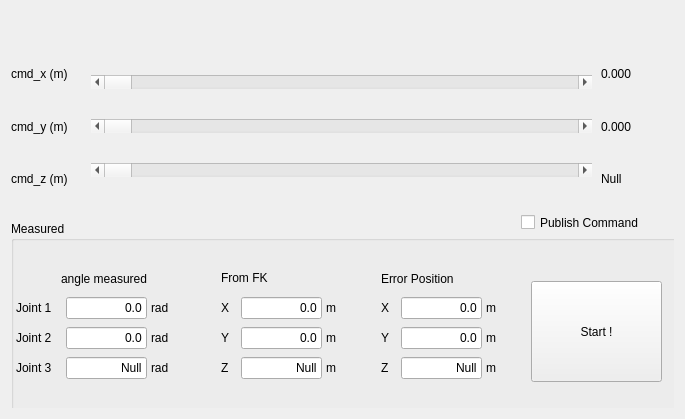
<?xml version="1.0" encoding="UTF-8"?>
<ui version="4.0">
 <class>MyPluginWidget</class>
 <widget class="QWidget" name="MyPluginWidget">
  <property name="geometry">
   <rect>
    <x>0</x>
    <y>0</y>
    <width>685</width>
    <height>419</height>
   </rect>
  </property>
  <property name="sizePolicy">
   <sizepolicy hsizetype="Preferred" vsizetype="Preferred">
    <horstretch>0</horstretch>
    <verstretch>0</verstretch>
   </sizepolicy>
  </property>
  <property name="windowTitle">
   <string>Form</string>
  </property>
  <layout class="QHBoxLayout" name="horizontalLayout_4">
   <item>
    <widget class="QWidget" name="widget" native="true">
     <widget class="QWidget" name="widget_2" native="true">
      <property name="geometry">
       <rect>
        <x>0</x>
        <y>30</y>
        <width>671</width>
        <height>381</height>
       </rect>
      </property>
      <widget class="QWidget" name="gridLayoutWidget">
       <property name="geometry">
        <rect>
         <x>0</x>
         <y>10</y>
         <width>89</width>
         <height>151</height>
        </rect>
       </property>
       <layout class="QGridLayout" name="Cmd_">
        <item row="0" column="0">
         <widget class="QLabel" name="cmd_x">
          <property name="text">
           <string>cmd_x (m)</string>
          </property>
         </widget>
        </item>
        <item row="1" column="0">
         <widget class="QLabel" name="cmd_y">
          <property name="text">
           <string>cmd_y (m)</string>
          </property>
         </widget>
        </item>
        <item row="2" column="0">
         <widget class="QLabel" name="cmd_z">
          <property name="text">
           <string>cmd_z (m)</string>
          </property>
         </widget>
        </item>
       </layout>
      </widget>
      <widget class="QWidget" name="gridLayoutWidget_2">
       <property name="geometry">
        <rect>
         <x>80</x>
         <y>10</y>
         <width>501</width>
         <height>151</height>
        </rect>
       </property>
       <layout class="QGridLayout" name="cmd_QScroll">
        <item row="1" column="0">
         <widget class="QScrollBar" name="qsc_y">
          <property name="maximum">
           <number>10000000</number>
          </property>
          <property name="singleStep">
           <number>1</number>
          </property>
          <property name="value">
           <number>0</number>
          </property>
          <property name="sliderPosition">
           <number>0</number>
          </property>
          <property name="orientation">
           <enum>Qt::Horizontal</enum>
          </property>
         </widget>
        </item>
        <item row="0" column="0">
         <widget class="QScrollBar" name="qsc_x">
          <property name="minimum">
           <number>0</number>
          </property>
          <property name="maximum">
           <number>10000000</number>
          </property>
          <property name="value">
           <number>0</number>
          </property>
          <property name="sliderPosition">
           <number>0</number>
          </property>
          <property name="orientation">
           <enum>Qt::Horizontal</enum>
          </property>
         </widget>
        </item>
        <item row="2" column="0">
         <widget class="QScrollBar" name="qsc_z">
          <property name="minimum">
           <number>0</number>
          </property>
          <property name="maximum">
           <number>10000000</number>
          </property>
          <property name="value">
           <number>0</number>
          </property>
          <property name="orientation">
           <enum>Qt::Horizontal</enum>
          </property>
         </widget>
        </item>
       </layout>
      </widget>
      <widget class="QGroupBox" name="GroupBox_Measured">
       <property name="geometry">
        <rect>
         <x>0</x>
         <y>180</y>
         <width>671</width>
         <height>191</height>
        </rect>
       </property>
       <property name="title">
        <string>Measured</string>
       </property>
       <widget class="QLabel" name="FK_x">
        <property name="geometry">
         <rect>
          <x>210</x>
          <y>80</y>
          <width>59</width>
          <height>14</height>
         </rect>
        </property>
        <property name="text">
         <string>X</string>
        </property>
       </widget>
       <widget class="QLineEdit" name="txt_joint1">
        <property name="enabled">
         <bool>true</bool>
        </property>
        <property name="geometry">
         <rect>
          <x>55</x>
          <y>76</y>
          <width>81</width>
          <height>22</height>
         </rect>
        </property>
        <property name="layoutDirection">
         <enum>Qt::LeftToRight</enum>
        </property>
        <property name="text">
         <string>0.0</string>
        </property>
        <property name="alignment">
         <set>Qt::AlignRight|Qt::AlignTrailing|Qt::AlignVCenter</set>
        </property>
        <property name="readOnly">
         <bool>true</bool>
        </property>
       </widget>
       <widget class="QLabel" name="rad3">
        <property name="geometry">
         <rect>
          <x>140</x>
          <y>140</y>
          <width>59</width>
          <height>14</height>
         </rect>
        </property>
        <property name="text">
         <string>rad</string>
        </property>
       </widget>
       <widget class="QLineEdit" name="txt_joint2">
        <property name="enabled">
         <bool>true</bool>
        </property>
        <property name="geometry">
         <rect>
          <x>55</x>
          <y>106</y>
          <width>81</width>
          <height>22</height>
         </rect>
        </property>
        <property name="layoutDirection">
         <enum>Qt::LeftToRight</enum>
        </property>
        <property name="text">
         <string>0.0</string>
        </property>
        <property name="alignment">
         <set>Qt::AlignRight|Qt::AlignTrailing|Qt::AlignVCenter</set>
        </property>
        <property name="readOnly">
         <bool>true</bool>
        </property>
       </widget>
       <widget class="QLabel" name="FK_ym">
        <property name="geometry">
         <rect>
          <x>315</x>
          <y>110</y>
          <width>59</width>
          <height>14</height>
         </rect>
        </property>
        <property name="text">
         <string>m</string>
        </property>
       </widget>
       <widget class="QLabel" name="rad2">
        <property name="geometry">
         <rect>
          <x>140</x>
          <y>110</y>
          <width>59</width>
          <height>14</height>
         </rect>
        </property>
        <property name="text">
         <string>rad</string>
        </property>
       </widget>
       <widget class="QLabel" name="label_24">
        <property name="geometry">
         <rect>
          <x>5</x>
          <y>140</y>
          <width>59</width>
          <height>14</height>
         </rect>
        </property>
        <property name="text">
         <string>Joint 3</string>
        </property>
       </widget>
       <widget class="QLabel" name="Joint1">
        <property name="geometry">
         <rect>
          <x>5</x>
          <y>80</y>
          <width>59</width>
          <height>14</height>
         </rect>
        </property>
        <property name="text">
         <string>Joint 1</string>
        </property>
       </widget>
       <widget class="QLabel" name="rad1">
        <property name="geometry">
         <rect>
          <x>140</x>
          <y>80</y>
          <width>59</width>
          <height>14</height>
         </rect>
        </property>
        <property name="text">
         <string>rad</string>
        </property>
       </widget>
       <widget class="QLineEdit" name="txt_joint3">
        <property name="enabled">
         <bool>true</bool>
        </property>
        <property name="geometry">
         <rect>
          <x>55</x>
          <y>136</y>
          <width>81</width>
          <height>22</height>
         </rect>
        </property>
        <property name="layoutDirection">
         <enum>Qt::LeftToRight</enum>
        </property>
        <property name="text">
         <string>Null</string>
        </property>
        <property name="alignment">
         <set>Qt::AlignRight|Qt::AlignTrailing|Qt::AlignVCenter</set>
        </property>
        <property name="readOnly">
         <bool>true</bool>
        </property>
       </widget>
       <widget class="QLabel" name="label_26">
        <property name="geometry">
         <rect>
          <x>210</x>
          <y>110</y>
          <width>59</width>
          <height>14</height>
         </rect>
        </property>
        <property name="text">
         <string>Y</string>
        </property>
       </widget>
       <widget class="QLabel" name="FK_xm">
        <property name="geometry">
         <rect>
          <x>315</x>
          <y>80</y>
          <width>59</width>
          <height>14</height>
         </rect>
        </property>
        <property name="text">
         <string>m</string>
        </property>
       </widget>
       <widget class="QLabel" name="Joint2">
        <property name="geometry">
         <rect>
          <x>5</x>
          <y>110</y>
          <width>59</width>
          <height>14</height>
         </rect>
        </property>
        <property name="text">
         <string>Joint 2</string>
        </property>
       </widget>
       <widget class="QLineEdit" name="txt_FK_z">
        <property name="enabled">
         <bool>true</bool>
        </property>
        <property name="geometry">
         <rect>
          <x>230</x>
          <y>136</y>
          <width>81</width>
          <height>22</height>
         </rect>
        </property>
        <property name="layoutDirection">
         <enum>Qt::LeftToRight</enum>
        </property>
        <property name="text">
         <string>Null</string>
        </property>
        <property name="alignment">
         <set>Qt::AlignRight|Qt::AlignTrailing|Qt::AlignVCenter</set>
        </property>
        <property name="readOnly">
         <bool>true</bool>
        </property>
       </widget>
       <widget class="QLabel" name="FK_zm">
        <property name="geometry">
         <rect>
          <x>315</x>
          <y>140</y>
          <width>59</width>
          <height>14</height>
         </rect>
        </property>
        <property name="text">
         <string>m</string>
        </property>
       </widget>
       <widget class="QLineEdit" name="txt_FK_y">
        <property name="enabled">
         <bool>true</bool>
        </property>
        <property name="geometry">
         <rect>
          <x>230</x>
          <y>106</y>
          <width>81</width>
          <height>22</height>
         </rect>
        </property>
        <property name="layoutDirection">
         <enum>Qt::LeftToRight</enum>
        </property>
        <property name="text">
         <string>0.0</string>
        </property>
        <property name="alignment">
         <set>Qt::AlignRight|Qt::AlignTrailing|Qt::AlignVCenter</set>
        </property>
        <property name="readOnly">
         <bool>true</bool>
        </property>
       </widget>
       <widget class="QLabel" name="FK_z">
        <property name="geometry">
         <rect>
          <x>210</x>
          <y>140</y>
          <width>59</width>
          <height>14</height>
         </rect>
        </property>
        <property name="text">
         <string>Z</string>
        </property>
       </widget>
       <widget class="QLineEdit" name="txt_FK_x">
        <property name="enabled">
         <bool>true</bool>
        </property>
        <property name="geometry">
         <rect>
          <x>230</x>
          <y>76</y>
          <width>81</width>
          <height>22</height>
         </rect>
        </property>
        <property name="layoutDirection">
         <enum>Qt::LeftToRight</enum>
        </property>
        <property name="text">
         <string>0.0</string>
        </property>
        <property name="alignment">
         <set>Qt::AlignRight|Qt::AlignTrailing|Qt::AlignVCenter</set>
        </property>
        <property name="readOnly">
         <bool>true</bool>
        </property>
       </widget>
       <widget class="QLineEdit" name="txt_Error_y">
        <property name="enabled">
         <bool>true</bool>
        </property>
        <property name="geometry">
         <rect>
          <x>390</x>
          <y>106</y>
          <width>81</width>
          <height>22</height>
         </rect>
        </property>
        <property name="layoutDirection">
         <enum>Qt::LeftToRight</enum>
        </property>
        <property name="text">
         <string>0.0</string>
        </property>
        <property name="alignment">
         <set>Qt::AlignRight|Qt::AlignTrailing|Qt::AlignVCenter</set>
        </property>
        <property name="readOnly">
         <bool>true</bool>
        </property>
       </widget>
       <widget class="QLabel" name="label_30">
        <property name="geometry">
         <rect>
          <x>475</x>
          <y>80</y>
          <width>59</width>
          <height>14</height>
         </rect>
        </property>
        <property name="text">
         <string>m</string>
        </property>
       </widget>
       <widget class="QLabel" name="label_9">
        <property name="geometry">
         <rect>
          <x>370</x>
          <y>110</y>
          <width>59</width>
          <height>14</height>
         </rect>
        </property>
        <property name="text">
         <string>Y</string>
        </property>
       </widget>
       <widget class="QLineEdit" name="txt_Error_x">
        <property name="enabled">
         <bool>true</bool>
        </property>
        <property name="geometry">
         <rect>
          <x>390</x>
          <y>76</y>
          <width>81</width>
          <height>22</height>
         </rect>
        </property>
        <property name="layoutDirection">
         <enum>Qt::LeftToRight</enum>
        </property>
        <property name="text">
         <string>0.0</string>
        </property>
        <property name="alignment">
         <set>Qt::AlignRight|Qt::AlignTrailing|Qt::AlignVCenter</set>
        </property>
        <property name="readOnly">
         <bool>true</bool>
        </property>
       </widget>
       <widget class="QLabel" name="label_29">
        <property name="geometry">
         <rect>
          <x>475</x>
          <y>110</y>
          <width>59</width>
          <height>14</height>
         </rect>
        </property>
        <property name="text">
         <string>m</string>
        </property>
       </widget>
       <widget class="QLabel" name="label_8">
        <property name="geometry">
         <rect>
          <x>370</x>
          <y>140</y>
          <width>59</width>
          <height>14</height>
         </rect>
        </property>
        <property name="text">
         <string>Z</string>
        </property>
       </widget>
       <widget class="QLineEdit" name="txt_Error_z">
        <property name="enabled">
         <bool>true</bool>
        </property>
        <property name="geometry">
         <rect>
          <x>390</x>
          <y>136</y>
          <width>81</width>
          <height>22</height>
         </rect>
        </property>
        <property name="layoutDirection">
         <enum>Qt::LeftToRight</enum>
        </property>
        <property name="text">
         <string>Null</string>
        </property>
        <property name="alignment">
         <set>Qt::AlignRight|Qt::AlignTrailing|Qt::AlignVCenter</set>
        </property>
        <property name="readOnly">
         <bool>true</bool>
        </property>
       </widget>
       <widget class="QLabel" name="label_28">
        <property name="geometry">
         <rect>
          <x>475</x>
          <y>140</y>
          <width>59</width>
          <height>14</height>
         </rect>
        </property>
        <property name="text">
         <string>m</string>
        </property>
       </widget>
       <widget class="QLabel" name="lbl_x">
        <property name="geometry">
         <rect>
          <x>370</x>
          <y>80</y>
          <width>59</width>
          <height>14</height>
         </rect>
        </property>
        <property name="text">
         <string>X</string>
        </property>
       </widget>
       <widget class="QLabel" name="label_27">
        <property name="geometry">
         <rect>
          <x>210</x>
          <y>50</y>
          <width>59</width>
          <height>14</height>
         </rect>
        </property>
        <property name="text">
         <string>From FK</string>
        </property>
       </widget>
       <widget class="QLabel" name="label_31">
        <property name="geometry">
         <rect>
          <x>370</x>
          <y>50</y>
          <width>111</width>
          <height>16</height>
         </rect>
        </property>
        <property name="text">
         <string>Error Position</string>
        </property>
       </widget>
       <widget class="QPushButton" name="btn_Start">
        <property name="geometry">
         <rect>
          <x>520</x>
          <y>60</y>
          <width>131</width>
          <height>101</height>
         </rect>
        </property>
        <property name="text">
         <string>Start !</string>
        </property>
        <property name="checkable">
         <bool>true</bool>
        </property>
       </widget>
       <widget class="QLabel" name="label_32">
        <property name="geometry">
         <rect>
          <x>50</x>
          <y>50</y>
          <width>121</width>
          <height>16</height>
         </rect>
        </property>
        <property name="text">
         <string>angle measured</string>
        </property>
       </widget>
      </widget>
      <widget class="QWidget" name="gridLayoutWidget_3">
       <property name="geometry">
        <rect>
         <x>590</x>
         <y>10</y>
         <width>61</width>
         <height>151</height>
        </rect>
       </property>
       <layout class="QGridLayout" name="cmd_value">
        <item row="0" column="0">
         <widget class="QLabel" name="lbl_cmd_x">
          <property name="text">
           <string>0.000</string>
          </property>
         </widget>
        </item>
        <item row="1" column="0">
         <widget class="QLabel" name="lbl_cmd_y">
          <property name="text">
           <string>0.000</string>
          </property>
         </widget>
        </item>
        <item row="2" column="0">
         <widget class="QLabel" name="lbl_cmd_z">
          <property name="text">
           <string>Null</string>
          </property>
         </widget>
        </item>
       </layout>
      </widget>
      <widget class="QCheckBox" name="chk_Publish">
       <property name="geometry">
        <rect>
         <x>510</x>
         <y>170</y>
         <width>151</width>
         <height>23</height>
        </rect>
       </property>
       <property name="text">
        <string>Publish Command</string>
       </property>
      </widget>
     </widget>
    </widget>
   </item>
  </layout>
 </widget>
 <resources/>
 <connections/>
</ui>
